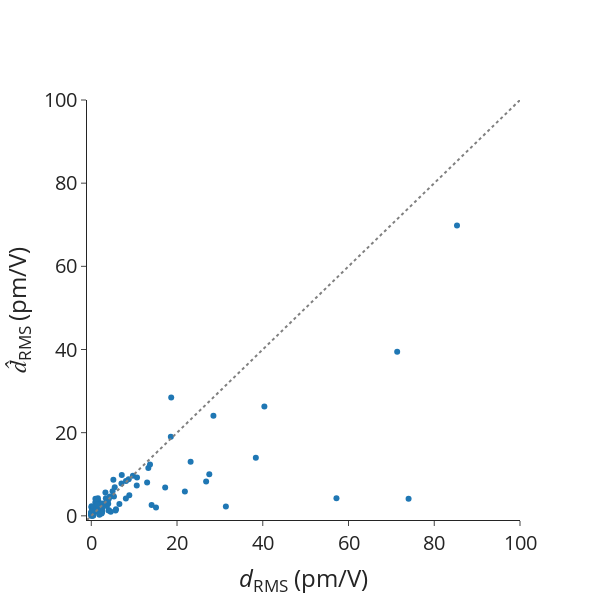

Notebook source saved alongside this figure:
### Markdown cell above
# Errors on dRMS

### Code cell
# Data

mae = mean_absolute_error(df_pred_matten["dRMS_true"], df_pred_matten["dRMS_matten"])
mape = mean_absolute_percentage_error(
    df_pred_matten["dRMS_true"], df_pred_matten["dRMS_matten"]
)
rmse = root_mean_squared_error(
    df_pred_matten["dRMS_true"], df_pred_matten["dRMS_matten"]
)
spearmanrho = spearmanr(df_pred_matten["dRMS_true"], df_pred_matten["dRMS_matten"])
print(f"MAE = {mae}")
print(f"MAPE = {mape}")
print(f"RMSE = {rmse}")
print(f"Rho_sp = {spearmanrho.statistic}")

# Scatter plot for previous outputs.
scatter_dRMS = go.Scatter(
    x=df_pred_matten["dRMS_true"],
    y=df_pred_matten["dRMS_matten"],
    mode="markers",
    name="",
    showlegend=False,
    text=[mpid for mpid in df_pred_matten.index.values],
)

ideal = go.Scatter(
    x=[-1, 200],
    y=[-1, 200],
    mode="lines",
    line=dict(color="gray", dash="dot"),
    showlegend=False,
)

# Layout
layout = go.Layout(
    # title=dict(text='Scatter Plot'),
    xaxis=dict(title="<i>d</i><sub>RMS</sub> (pm/V)", range=[-1, 100]),
    yaxis=dict(title="<i>d&#770;</i><sub>RMS</sub> (pm/V)", range=[-1, 100]),
    # legend=dict(font=dict(size=12)),
)

# Create figure
fig = go.Figure(data=[scatter_dRMS, ideal], layout=layout)

fig.update_layout(
    autosize=False,
    font_size=20,
    width=600,
    height=600,
    # plot_bgcolor="white",
    template="simple_white",
)
fig.update_layout(
    xaxis=dict(
        # tickmode = 'array',
        # tickvals = [1, 2,3,4,5,6,7,8],
        # ticktext = ['One', 'Three', 'Five', 'Seven', 'Nine', 'Eleven']
        showgrid=False,
    ),
    yaxis=dict(
        # tickmode = 'array',
        # tickvals = [1, 2,3,4,5,6,7,8],
        # ticktext = ['One', 'Three', 'Five', 'Seven', 'Nine', 'Eleven']
        showgrid=False,
    ),
)

# Show figure
fig.show()

### Figure 1 — Plotly figure (JSON) as saved in the notebook; plotly's stock layout.template omitted (floating-point values rounded to 4 significant figures)
{"data": [{"mode": "markers", "name": "", "showlegend": false, "text": ["agm001266143", "agm002018585", "agm002056302", "agm002072309", "agm002073755", "agm002074655", "agm002077911", "agm002079795", "agm002091778", "agm002097562", "agm002128787", "agm002137965", "agm002149208", "agm002153716", "agm002156258", "agm002156599", "agm002186848", "agm002190330", "agm002224787", "agm002225219", "agm002233061", "agm002254137", "agm002336867", "agm002848041", "agm003160584", "agm003202330", "agm003204906", "agm003464867", "agm003612680", "agm003713453", "agm003743952", "agm004786105", "agm004947354", "agm004951594", "agm004958126", "agm005112928", "agm005539186", "agm005605704", "agm005769288", "agm005882580", "agm005955873", "agm006056059", "agm1000019508", "agm2000011039", "agm2000016398", "agm2000084944", "agm2000085596", "agm2000128632", "agm2000145156", "mp-1019889", "mp-1023936", "mp-1029408", "mp-1029652", "mp-1029932", "mp-1078049", "mp-1184796", "mp-1189731", "mp-1195571", "mp-1208039", "mp-1215615", "mp-1217830", "mp-1218158", "mp-1219293", "mp-1219501", "mp-1220818", "mp-1222496", "mp-1222565", "mp-1222661", "mp-1223489", "mp-1224376", "mp-1226863", "mp-1227512", "mp-1227993", "mp-1227994", "mp-1228522", "mp-1228745", "mp-14568", "mp-17066", "mp-17207", "mp-21521", "mp-23280", "mp-23363", "mp-23794", "mp-27316", "mp-27914", "mp-27987", "mp-28089", "mp-28473", "mp-29155", "mp-29524", "mp-32959", "mp-33723", "mp-36779", "mp-504908", "mp-504910", "mp-542931", "mp-550959", "mp-552663", "mp-554002", "mp-556719", "mp-559065", "mp-559373", "mp-559961", "mp-560521", "mp-560588", "mp-560699", "mp-561664", "mp-567246", "mp-568328", "mp-568802", "mp-570213", "mp-571195", "mp-6126", "mp-672158", "mp-685097", "mp-753401", "mp-756570", "mp-761842", "mp-769218", "mp-774907", "mp-8673", "mp-985293", "mp-997027", "mp-998230", "mp-998591"], "type": "scatter", "x": [18.64, 27.52, 1.904, 1.895, 0.4127, 1.601, 7.03, 0.6499, 0.1551, 0.1939, 5.15, 0.3619, 0.04917, 0.4543, 0.2781, 1.005, 40.38, 8.864, 3.946, 8.092, 3.995, 71.35, 85.3, 0.04655, 38.38, 14.07, 5.466, 7.112, 0.5891, 2.519, 0.05869, 28.49, 4.133, 3.618, 1.21, 2.539, 6.558, 18.56, 2.502, 4.541, 0.2071, 0.06227, 0.08778, 0.1593, 0.002636, 0.02061, 0.03737, 0.02798, 0.007023, 0.09539, 1.706, 5.281, 1.963, 17.23, 9.709, 0.07221, 0.06197, 0.08541, 0.536, 13.31, 1.41, 1.251, 0.1615, 10.6, 0.9523, 0.07122, 0.2991, 23.17, 0.07569, 10.67, 0.1928, 13.02, 8.727, 1.294, 3.396, 4.964, 0.03164, 0.04501, 8.072, 4.031, 0.0583, 0.00565, 0.1714, 0.0537, 0.0599, 0.8324, 1.548, 0.2172, 2.279, 0.2456, 0.5491, 13.69, 1.347, 0.3161, 0.9607, 0.3921, 4.351, 0.5717, 0.2254, 0.9312, 3.624, 0.5506, 0.4046, 0.1382, 15.09, 0.4178, 0.4794, 0.157, 31.39, 21.83, 74.01, 57.19, 1.525, 0.2708, 2.408, 0.9331, 5.764, 0.412, 26.79, 1.415, 3.294, 0.08935, 5.668, 2.732, 4.08], "y": [28.43, 10.03, 2.262, 0.2695, 1.037, 1.878, 7.775, 1.975, 2.136, 0.6167, 8.696, 1.593, 0.8043, 0.3062, 0.9675, 1.955, 26.28, 4.924, 2.886, 8.364, 3.924, 39.48, 69.82, 0.4564, 13.96, 2.593, 6.903, 9.816, 0.8979, 1.761, 0.3268, 24.1, 1.336, 3.843, 1.182, 1.103, 2.835, 18.99, 0.8694, 0.9641, 0.8603, 2.296, 0.4096, 0.8789, 0.709, 0.2621, 2.058, 0.6994, 0.2407, 1.031, 3.448, 4.627, 1.274, 6.84, 9.664, 0.5329, 0.4376, 0.1977, 0.9327, 11.52, 3.237, 3.383, 1.976, 7.317, 3.254, 1.057, 0.5261, 13.01, 0.5842, 9.25, 1.136, 8.02, 8.818, 1.949, 4.249, 5.908, 0.6289, 0.1915, 4.148, 1.308, 0.3868, 0.0333, 0.3567, 0.2857, 0.7342, 1.12, 4.206, 1.127, 2.26, 0.6592, 1.398, 12.34, 0.9607, 0.3628, 4.126, 0.9309, 4.631, 2.044, 1.313, 1.368, 2.379, 2.184, 0.01439, 0.9227, 2.014, 0.6457, 0.1515, 0.03287, 2.26, 5.872, 4.126, 4.217, 1.556, 0.441, 0.5739, 1.357, 1.556, 1.122, 8.249, 2.696, 5.609, 0.9117, 1.261, 2.966, 4.155]}, {"line": {"color": "gray", "dash": "dot"}, "mode": "lines", "showlegend": false, "type": "scatter", "x": [-1, 200], "y": [-1, 200]}], "layout": {"autosize": false, "font": {"size": 20}, "height": 600, "width": 600, "xaxis": {"range": [-1, 100], "showgrid": false, "title": {"text": "<i>d</i><sub>RMS</sub> (pm/V)"}}, "yaxis": {"range": [-1, 100], "showgrid": false, "title": {"text": "<i>d&#770;</i><sub>RMS</sub> (pm/V)"}}}}
